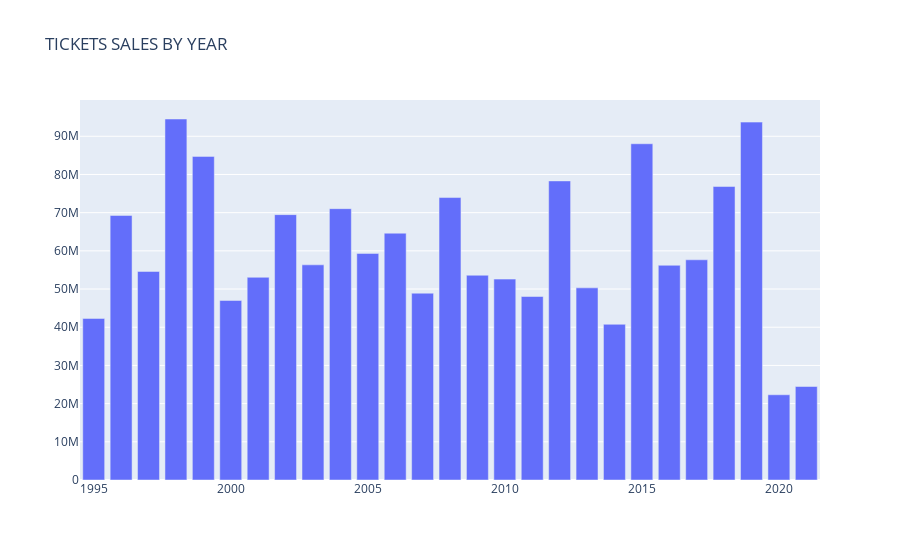

Notebook cell for this chart:
### Markdown cell above
From the Pie chart we can see that the most tickets sold belong to PG-13 category movies

### Code cell
trace = go.Bar(
    x=highestGrossers.YEAR,
    y=highestGrossers["TICKETS SOLD"], 
)
layout = go.Layout(
        title = "TICKETS SALES BY YEAR")
fig = go.Figure(data = [trace], layout = layout) 
py.iplot(fig)

### Figure 1 — Plotly figure (JSON) as saved in the notebook; plotly's stock layout.template omitted (floating-point values rounded to 4 significant figures)
{"data": [{"type": "bar", "x": [1995, 1996, 1997, 1998, 1999, 2000, 2001, 2002, 2003, 2004, 2005, 2006, 2007, 2008, 2009, 2010, 2011, 2012, 2013, 2014, 2015, 2016, 2017, 2018, 2019, 2020, 2021], "y": [42306002, 69269062, 54607854, 94524324, 84732942, 47006948, 53074988, 69484746, 56337374, 71050925, 59324582, 64628368, 48914288, 73955652, 53614916, 52598844, 48046812, 78311295, 50306552, 40765637, 88043765, 56219140, 57660910, 76845177, 93708843, 22316359, 24478897]}], "layout": {"title": {"text": "TICKETS SALES BY YEAR"}}}
